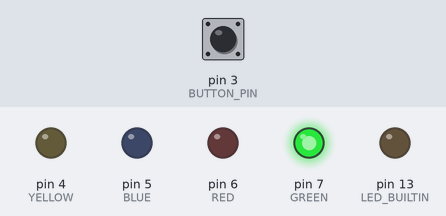
The sketch below on a simulated Arduino Uno, built with avr-gcc and run on an emulated ATmega328P. Shown: output pins drawn as LEDs (lit = HIGH). Inputs (shaded band) come from the test bench; at power-on: pin 3 (BUTTON_PIN) HIGH.

Above: at 1.2 s.
1.3 s: pin 3 (BUTTON_PIN) pulled LOW for 0.15 s
At 2.1 s:
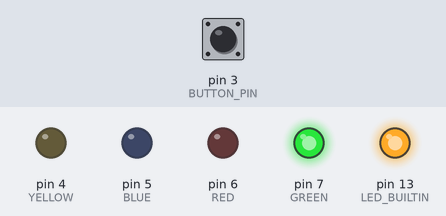
2.9 s: pin 3 (BUTTON_PIN) pulled LOW for 1 s
At 3.3 s:
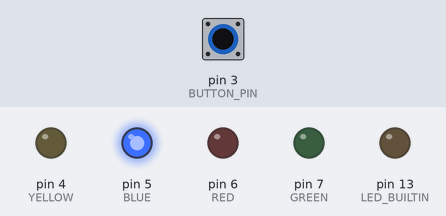
6.9 s: pin 3 (BUTTON_PIN) pulled LOW for 0.15 s
At 7.5 s:
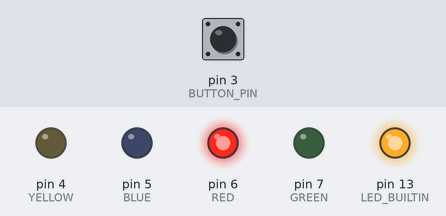
8.5 s: pin 3 (BUTTON_PIN) pulled LOW for 3.2 s
At 11.3 s:
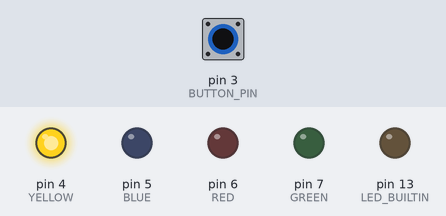
14.7 s: pin 3 (BUTTON_PIN) pulled LOW for 0.15 s
At 15.9 s:
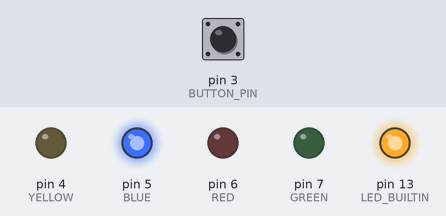
16.3 s: pin 3 (BUTTON_PIN) pulsed LOW 2 times (0.12 s each, 0.3 s apart)
At 17.3 s:
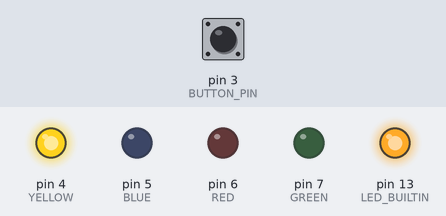
Timing chart, 0 to 19.3 s (numbered marks = the images above; inputs shaded):
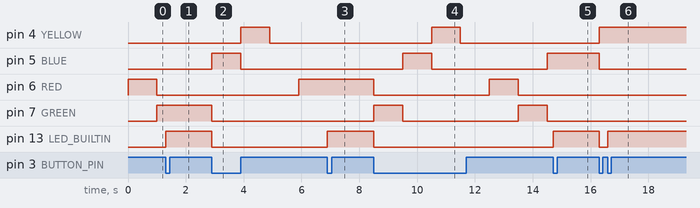

Measured:
- after the input at 1.3 s, pin 5 (BLUE): stays LOW (without the input it goes to HIGH after 0.70 s); pin 7 (GREEN): stays HIGH (without the input it goes to LOW after 0.70 s); pin 13 (LED_BUILTIN): LOW → HIGH at once
- after the input at 2.9 s, pin 4 (YELLOW): LOW → HIGH after 1.0 s, → LOW 1.0 s later; pin 5 (BLUE): LOW → HIGH at once, → LOW 1.0 s later; pin 6 (RED): LOW → HIGH after 3.0 s; pin 7 (GREEN), pin 13 (LED_BUILTIN): HIGH → LOW at once
- after the input at 6.9 s, pin 5 (BLUE): stays LOW (without the input it goes to HIGH after 1.0 s); pin 6 (RED): stays HIGH (without the input it goes to LOW after 0.00 s); pin 7 (GREEN): stays LOW (without the input it goes to HIGH after 0.00 s); pin 13 (LED_BUILTIN): LOW → HIGH at once
- after the input at 8.5 s, pin 4 (YELLOW): LOW → HIGH after 2.0 s, → LOW 1.0 s later; pin 5 (BLUE): LOW → HIGH after 1.0 s, → LOW 1.0 s later, → HIGH 4.0 s later; pin 6 (RED): HIGH → LOW at once, → HIGH 4.0 s later, → LOW 1.0 s later; pin 7 (GREEN): alternates HIGH for 1.0 s and LOW for 4.0 s, starting at once; pin 13 (LED_BUILTIN): HIGH → LOW at once
- after the input at 14.7 s, pin 4 (YELLOW): stays LOW (without the input it goes to HIGH after 0.80 s); pin 5 (BLUE): stays HIGH (without the input it goes to LOW after 0.80 s); pin 13 (LED_BUILTIN): LOW → HIGH at once
- after the input at 16.3 s, pin 4 (YELLOW): LOW → HIGH at once; pin 5 (BLUE): HIGH → LOW at once; pin 13 (LED_BUILTIN): HIGH → LOW at once, → HIGH 0.30 s later

The sketch:

lab1.ino
```cpp
// usefull constants
enum { BUTTON_PIN = 3, DELAY = 1000 };

// States the arduino can be in.
// LED states have the value of the led pin
enum STATE {
    OFF = 0,
    YELLOW = 4,
    BLUE = 5,
    RED = 6,
    GREEN = 7,
};

volatile bool PAUSE = false;

void toggle_pause() {
    PAUSE = !PAUSE;
    digitalWrite(LED_BUILTIN, PAUSE);
}

void setup() {
    pinMode(YELLOW, OUTPUT);
    pinMode(BLUE, OUTPUT);
    pinMode(RED, OUTPUT);
    pinMode(GREEN, OUTPUT);
    pinMode(LED_BUILTIN, OUTPUT);
    pinMode(BUTTON_PIN, INPUT);
    attachInterrupt(digitalPinToInterrupt(BUTTON_PIN), toggle_pause, FALLING);
}

void loop() {
    static const STATE states[] = {RED, GREEN, BLUE, YELLOW, OFF};
    static const auto n_states = sizeof states / sizeof *states;
    static size_t state = 0;
    if (PAUSE) {
        return;
    } else if (states[state] == OFF) {
        for (auto led : states) digitalWrite(led, LOW);
    } else {
        if (state > 0) digitalWrite(states[state - 1], LOW);
        digitalWrite(states[state], HIGH);
    }
    state = (state + 1) % n_states;
    delay(DELAY);
}
```
